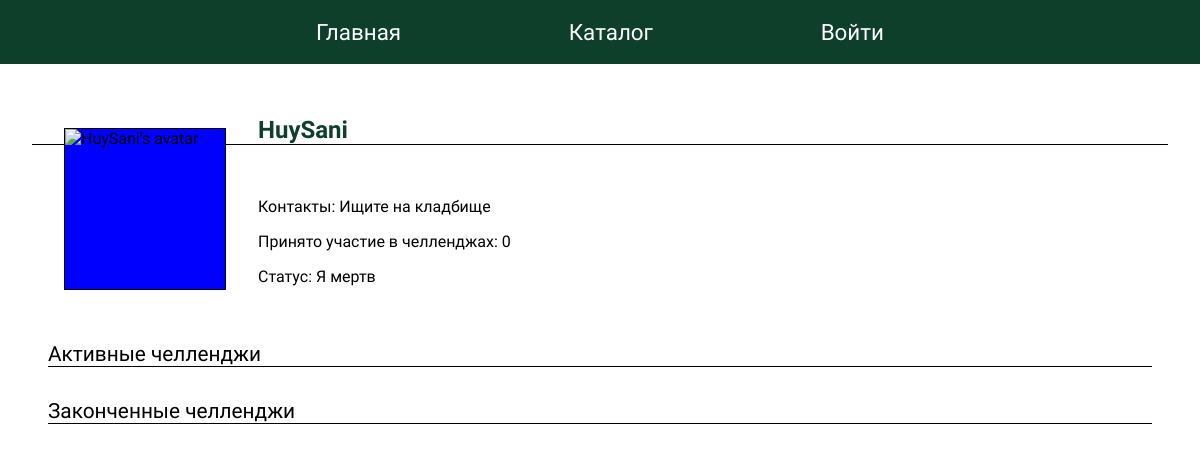
Before: /profile/user3/ with the older database file.
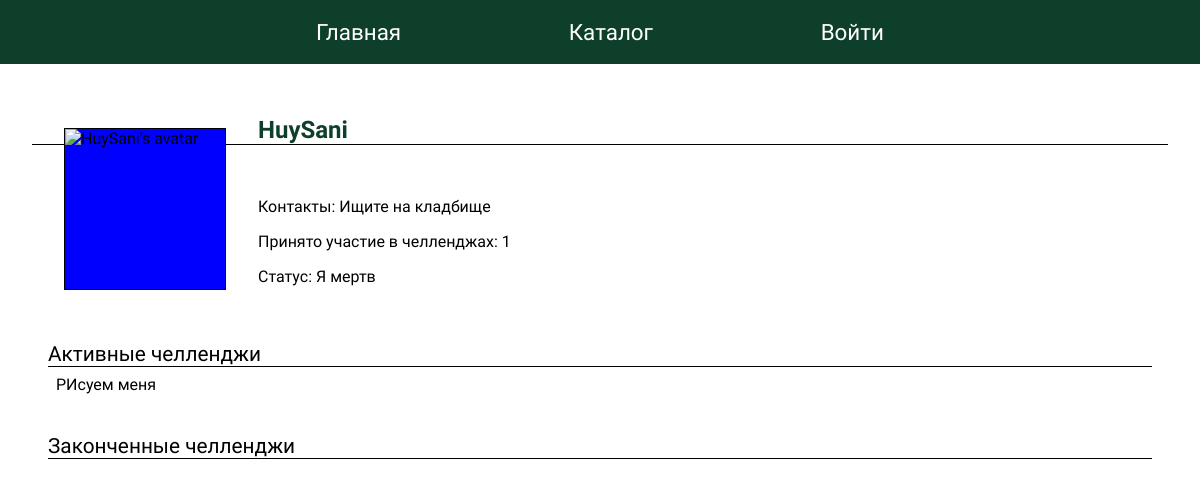
After: the same page with the newer database file.
### artfreedom/apps/main/models.py (models this page shows)
class Challenge_article(models.Model):
    article_title = models.CharField("название челленджа", max_length=200)
    article_description = models.TextField("описание челленджа")
    pub_date = models.DateTimeField("дата публикации")
    start_date = models.DateTimeField("дата начала", default=datetime.now())
    recruitment_time = models.IntegerField("время челледжа (в днях)")  # in days
    avatar = models.CharField("Аватар", blank=True, max_length=2500, default="", null=True)
    participants = models.ManyToManyField(User_data, through="Challenge_to_User")
    def __str__(self):
        return self.article_title
    def is_challenge_active(self):
        is_finished = (timezone.now() - self.start_date).days >= self.recruitment_time
        return not is_finished
    class Meta:
        verbose_name = "Челлендж"
        verbose_name_plural = "Челленджи"

### artfreedom/apps/userprofile/views.py (the view)
# urls.py: path("user<int:userid>/", views.profile, name="profile"),
def profile(request, userid):
    args = {}
    if userid == request.user.id:
        return HttpResponseRedirect("/profile/")
    usr = User.objects.get(id=userid)
    userdata = User_data.objects.get(user=usr)
    args["username"] = usr.username
    args['status'] = userdata.status
    args['contacts'] = userdata.contacts
    args['col_challenges'] = userdata.challenge_to_user_set.count()
    args['challenges'] = get_challenges_set(userdata)
    if userdata.avatar != "":
        args['avatar_url'] = userdata.avatar
    args['ismyprofile'] = request.user.id == userid
    return render(request, "userprofile/profile.html", args)

### artfreedom/apps/userprofile/views.py (called while the page is built)
def get_challenges_set(userdata):
        chs = userdata.challenge_to_user_set.all()
        res = []
        for c in chs:
            res.append({
            "challenge":c.challenge,
            "active":c.challenge.is_challenge_active()
            })
        return res

### artfreedom/templates/userprofile/profile.html (shortened to what this page needs)
{% extends 'base.html' %}
{% load static %}
{% block styles %}
<link rel="stylesheet" href="{% static 'css/profile.css' %}">
<link rel="stylesheet" href="{% static 'css/text.css' %}">
{% endblock %}
{% block main_content %}
{% if username %}
<main class="profile">
    <div class="avatar">
        <img src="{% if avatar_url %}
            {{ avatar_url }}
        {% else %}
            https://cs8.pikabu.ru/post_img/big/2017/12/13/9/1513180484168587318.jpg
        {% endif %}
        " alt="{{username}}'s avatar">
    </div>
    <header>
        <h2 class="heading2">{{username}}</h2>
    </header>
    <section >
        <p>Контакты: {{ contacts }}</p>
        <p>Принято участие в челленджах: {{col_challenges}}</p>
        <p>Статус: {{ status }}</p>
    </section>
    <figure class="challenges_gallary clearfix">
        <figcaption>Активные челленджи</figcaption>
        {% for ch in  challenges%}
        {% if ch.active %}
        <a href='{% url 'challenge' ch.challenge.id %}'>{{ch.challenge}}</a>
        {% endif %}
        {% endfor %}
    </figure>
    <figure class="challenges_gallary clearfix">
        <figcaption>Законченные челленджи</figcaption>
    </figure>
{% endif %}
{% endblock %}

Changed rows visible on the page:
added Challenge_article: challenge "РИсуем меня"
Other visible differences:
{{ col_challenges }}: "0" → "1"
